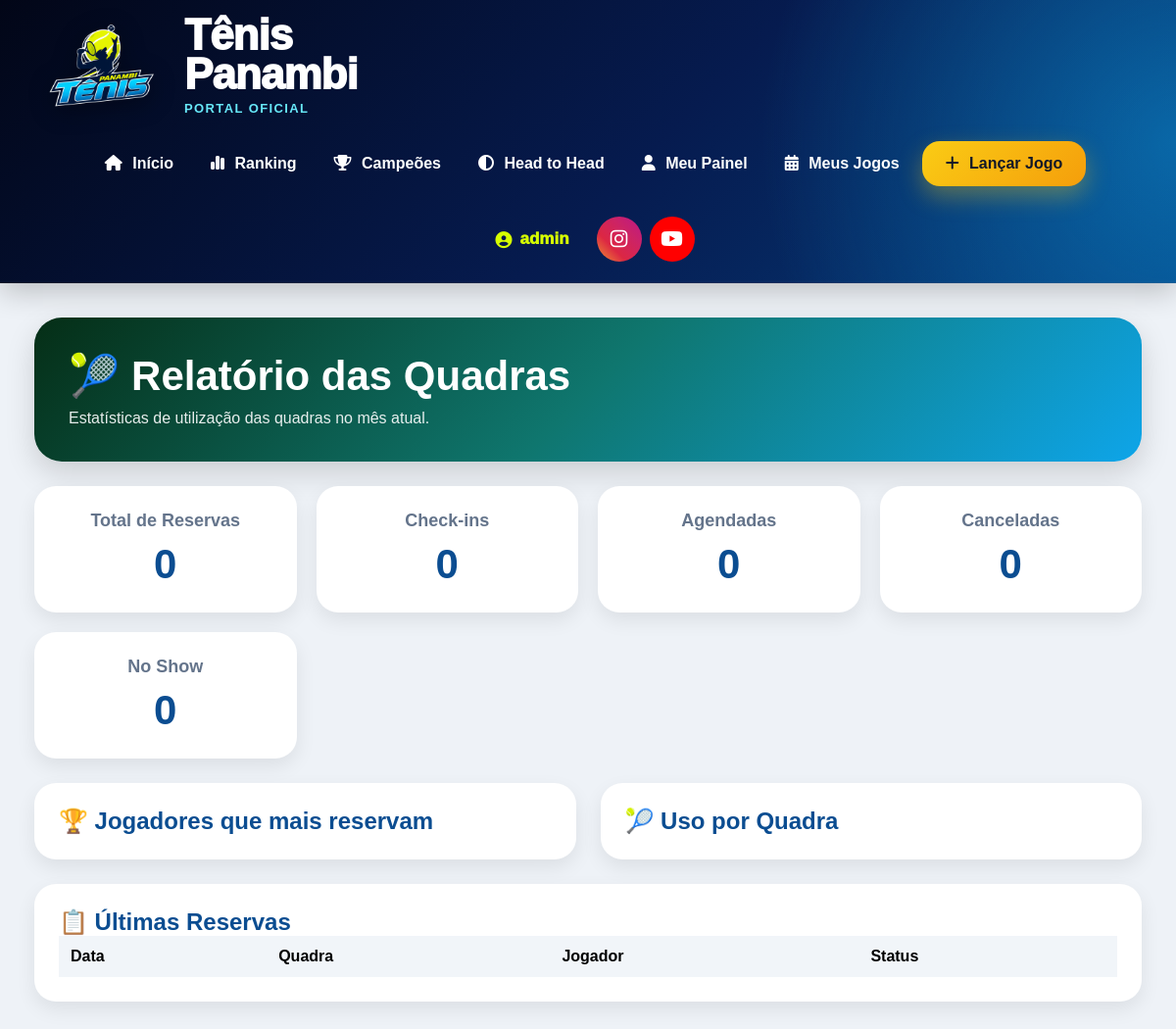
The app's page /quadras/relatorio/ (signed in), older data.
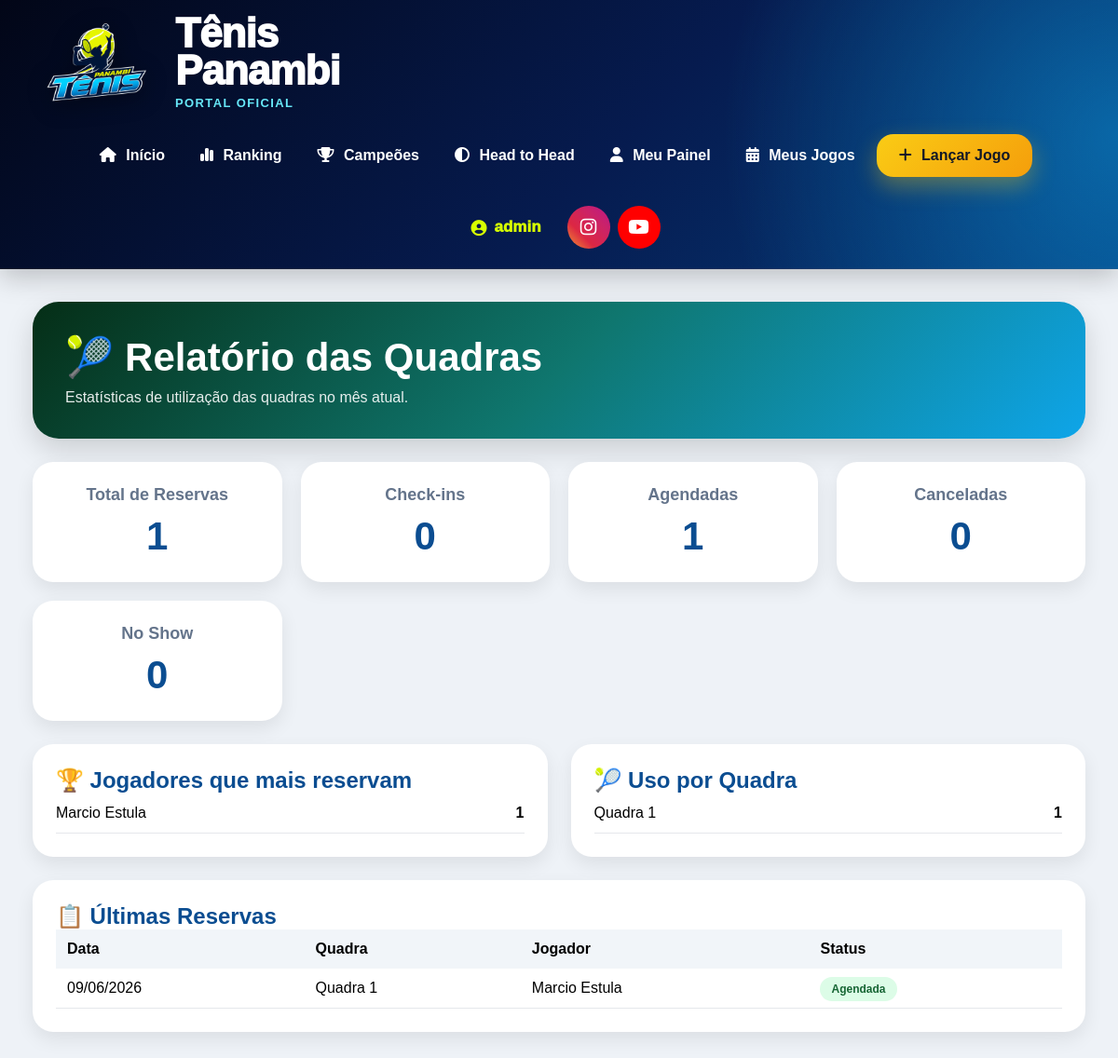
The same page, newer data.
### core/models.py (models this page shows, shortened)
class Jogador(models.Model):
    CATEGORIAS = [
        ('A', 'Categoria A'),
        ('B', 'Categoria B'),
        ('C', 'Categoria C'),
    ]
    NIVEIS = [
        ('INICIANTE', 'Iniciante'),
        ('INTERMEDIARIO', 'Intermediário'),
        ('AVANCADO', 'Avançado'),
    ]
    MAOS = [
        ('DIREITA', 'Direita'),
        ('ESQUERDA', 'Esquerda'),
    ]
    BACKHANDS = [
        ('UMA_MAO', '1 mão'),
        ('DUAS_MAOS', '2 mãos'),
    ]
    ESTILOS_JOGO = [
        ('OFENSIVO', 'Ofensivo'),
        ('DEFENSIVO', 'Defensivo'),
        ('ALL_COURT', 'All Court'),
        ('SAQUE_VOLEIO', 'Saque e Voleio'),
    ]
    CLUBES = [
        ('TENIS_PANAMBI', 'Tênis Panambi'),
        ('AABB', 'AABB'),
        ('AFUBRA', 'Afubra'),
        ('OUTRO', 'Outro'),
    ]
    usuario = models.OneToOneField(
        User,
        on_delete=models.SET_NULL,
        null=True,
        blank=True
    )
    nome = models.CharField(max_length=150)
    email = models.EmailField(
        blank=True,
        null=True
    )
    telefone = models.CharField(
        max_length=30,
        blank=True,
        null=True
    )
    cidade = models.CharField(
        max_length=100,
        blank=True,
        null=True
    )
    categoria = models.CharField(
        max_length=1,
        choices=CATEGORIAS,
        blank=True,
        null=True
    )
    nivel = models.CharField(
        max_length=20,
        choices=NIVEIS,
        default='INICIANTE'
    )
    mao_dominante = models.CharField(
        max_length=20,
        choices=MAOS,
        default='DIREITA'
    )
    raquete = models.CharField(
        max_length=100,
        blank=True,
        null=True
    )
    instagram = models.CharField(
        max_length=100,
        blank=True,
        null=True
    )
    foto = models.ImageField(
        upload_to='jogadores/',
        blank=True,
        null=True
    )
    ano_inicio = models.PositiveIntegerField(
        blank=True,
        null=True,
        verbose_name='Ano que começou a jogar'
    )
    clube = models.CharField(
        max_length=30,
        choices=CLUBES,
        blank=True,
        null=True
    )
    backhand = models.CharField(
        max_length=20,
        choices=BACKHANDS,
        blank=True,
        null=True
    )
    estilo_jogo = models.CharField(
        max_length=30,
        choices=ESTILOS_JOGO,
        blank=True,
        null=True
    )
    jogador_favorito = models.CharField(
        max_length=100,
        blank=True,
        null=True
    )
    frase_pessoal = models.CharField(
        max_length=200,
        blank=True,
        null=True
    )
    jogos_historicos = models.IntegerField(default=0)
    vitorias_historicas = models.IntegerField(default=0)
    derrotas_historicas = models.IntegerField(default=0)
    titulos_cd = models.IntegerField(default=0)
    vice_cd = models.IntegerField(default=0)
    semifinal_cd = models.IntegerField(default=0)
    ativo = models.BooleanField(default=False)
    criado_em = models.DateTimeField(auto_now_add=True)
    class Meta:
        ordering = ['categoria', 'nome']

class Quadra(models.Model):
    nome = models.CharField(max_length=100)
    ativa = models.BooleanField(default=True)
    class Meta:
        ordering = ['nome']

class ReservaQuadra(models.Model):
    STATUS = [
        ('AGENDADA', 'Agendada'),
        ('CANCELADA', 'Cancelada'),
        ('CHECKIN', 'Check-in realizado'),
        ('NO_SHOW', 'Não compareceu'),
    ]
    data = models.DateField()
    horario = models.ForeignKey(
        ConfiguracaoHorarioQuadra,
        on_delete=models.CASCADE,
        related_name='reservas'
    )
    reservado_por = models.ForeignKey(
        Jogador,
        on_delete=models.CASCADE,
        related_name='reservas_quadra'
    )
    jogadores = models.TextField(
        help_text='Informe quem vai jogar neste horário.'
    )
    observacao = models.TextField(
        blank=True,
        null=True
    )
    status = models.CharField(
        max_length=20,
        choices=STATUS,
        default='AGENDADA'
    )
    checkin_realizado = models.BooleanField(default=False)
    checkin_data_hora = models.DateTimeField(blank=True, null=True)
    checkin_latitude = models.DecimalField(max_digits=10, decimal_places=7, blank=True, null=True)
    checkin_longitude = models.DecimalField(max_digits=10, decimal_places=7, blank=True, null=True)
    checkin_distancia_metros = models.FloatField(blank=True, null=True)
    criado_em = models.DateTimeField(auto_now_add=True)
    class Meta:
        ordering = ['data', 'horario__hora_inicio']
        unique_together = ['data', 'horario']

class ConfiguracaoHorarioQuadra(models.Model):
    DIAS_SEMANA = [
        (0, 'Segunda-feira'),
        (1, 'Terça-feira'),
        (2, 'Quarta-feira'),
        (3, 'Quinta-feira'),
        (4, 'Sexta-feira'),
        (5, 'Sábado'),
        (6, 'Domingo'),
    ]
    quadra = models.ForeignKey(
    Quadra,
    on_delete=models.CASCADE,
    related_name='horarios',
    null=True,
    blank=True
    )
    dia_semana = models.IntegerField(
        choices=DIAS_SEMANA
    )
    hora_inicio = models.TimeField()
    hora_fim = models.TimeField()
    ativo = models.BooleanField(default=True)
    criado_em = models.DateTimeField(auto_now_add=True)
    class Meta:
        ordering = ['quadra', 'dia_semana', 'hora_inicio']
        unique_together = [
            'quadra',
            'dia_semana',
            'hora_inicio',
            'hora_fim'
        ]

### core/views.py (the view)
@staff_member_required
def relatorio_quadras(request):
    hoje = date.today()
    reservas_mes = ReservaQuadra.objects.filter(
        data__year=hoje.year,
        data__month=hoje.month
    )
    total_reservas = reservas_mes.count()
    total_checkin = reservas_mes.filter(
        status='CHECKIN'
    ).count()
    total_canceladas = reservas_mes.filter(
        status='CANCELADA'
    ).count()
    total_agendadas = reservas_mes.filter(
        status='AGENDADA'
    ).count()
    total_no_show = reservas_mes.filter(
        status='NO_SHOW'
    ).count()
    reservas_por_quadra = reservas_mes.values(
        'horario__quadra__nome'
    ).annotate(
        total=Count('id')
    ).order_by(
        '-total'
    )
    top_jogadores = reservas_mes.values(
        'reservado_por__nome'
    ).annotate(
        total=Count('id')
    ).order_by(
        '-total'
    )[:10]
    ultimas_reservas = reservas_mes.select_related(
        'reservado_por',
        'horario',
        'horario__quadra'
    ).order_by(
        '-data',
        '-criado_em'
    )[:30]
    return render(
        request,
        'quadras/relatorio.html',
        {
            'total_reservas': total_reservas,
            'total_checkin': total_checkin,
            'total_canceladas': total_canceladas,
            'total_agendadas': total_agendadas,
            'total_no_show': total_no_show,
            'reservas_por_quadra': reservas_por_quadra,
            'top_jogadores': top_jogadores,
            'ultimas_reservas': ultimas_reservas,
        }
    )

### core/templates/quadras/relatorio.html (shortened to what this page needs)
{% extends 'base/base.html' %}
{% block content %}
<div class="relatorio-container">
    <div class="hero">
        <h1>🎾 Relatório das Quadras</h1>
        <p>
            Estatísticas de utilização das quadras no mês atual.
        </p>
    </div>
    <div class="cards">
        <div class="card">
            <h3>Total de Reservas</h3>
            <div class="numero">
                {{ total_reservas }}
            </div>
        </div>
        <div class="card">
            <h3>Check-ins</h3>
            <div class="numero">
                {{ total_checkin }}
            </div>
        </div>
        <div class="card">
            <h3>Agendadas</h3>
            <div class="numero">
                {{ total_agendadas }}
            </div>
        </div>
        <div class="card">
            <h3>Canceladas</h3>
            <div class="numero">
                {{ total_canceladas }}
            </div>
        </div>
        <div class="card">
            <h3>No Show</h3>
            <div class="numero">
                {{ total_no_show }}
            </div>
        </div>
    </div>
    <div class="grid">
        <div class="box">
            <h2>🏆 Jogadores que mais reservam</h2>
            <ul class="lista">
                {% for item in top_jogadores %}
                    <li>
                        <span>
                            {{ item.reservado_por__nome }}
                        </span>
                        <strong>
                            {{ item.total }}
                        </strong>
                    </li>
                {% endfor %}
            </ul>
        </div>
        <div class="box">
            <h2>🎾 Uso por Quadra</h2>
            <ul class="lista">
                {% for item in reservas_por_quadra %}
                    <li>
                        <span>
                            {{ item.horario__quadra__nome }}
                        </span>
                        <strong>
                            {{ item.total }}
                        </strong>
                    </li>
                {% endfor %}
            </ul>
        </div>
    </div>
    <div class="box">
        <h2>📋 Últimas Reservas</h2>
        <table class="tabela">
            <thead>
                <tr>
                    <th>Data</th>
                    <th>Quadra</th>
                    <th>Jogador</th>
                    <th>Status</th>
                </tr>
            </thead>
            <tbody>
                {% for reserva in ultimas_reservas %}
                    <tr>
                        <td>
                            {{ reserva.data|date:"d/m/Y" }}
                        </td>
                        <td>
                            {{ reserva.horario.quadra.nome }}
                        </td>
                        <td>
                            {{ reserva.reservado_por.nome }}
                        </td>
                        <td>
                            {% if reserva.status == 'CHECKIN' %}
                                <span class="badge checkin">
                                    Check-in
                                </span>
                            {% elif reserva.status == 'CANCELADA' %}
                                <span class="badge cancelada">
                                    Cancelada
                                </span>
                            {% elif reserva.status == 'NO_SHOW' %}
                                <span class="badge noshow">
                                    No Show
                                </span>
                            {% else %}
                                <span class="badge agendada">
                                    Agendada
                                </span>
                            {% endif %}
                        </td>
                    </tr>
                {% endfor %}
            </tbody>
        </table>
    </div>
</div>
{% endblock %}

Row changes from the older to the newer data that the page shows:
now on this page (row unchanged): Jogador: reservado_por__nome "Marcio Estula", total "1"
now on this page (row unchanged): Quadra: horario__quadra__nome "Quadra 1", total "1"
added ReservaQuadra: data "09/06/2026", horario.quadra.nome "Quadra 1", reservado_por.nome "Marcio Estula", status "Agendada"
Text that changed along with them:
{{ total_reservas }}: "0" → "1"
{{ total_agendadas }}: "0" → "1"
